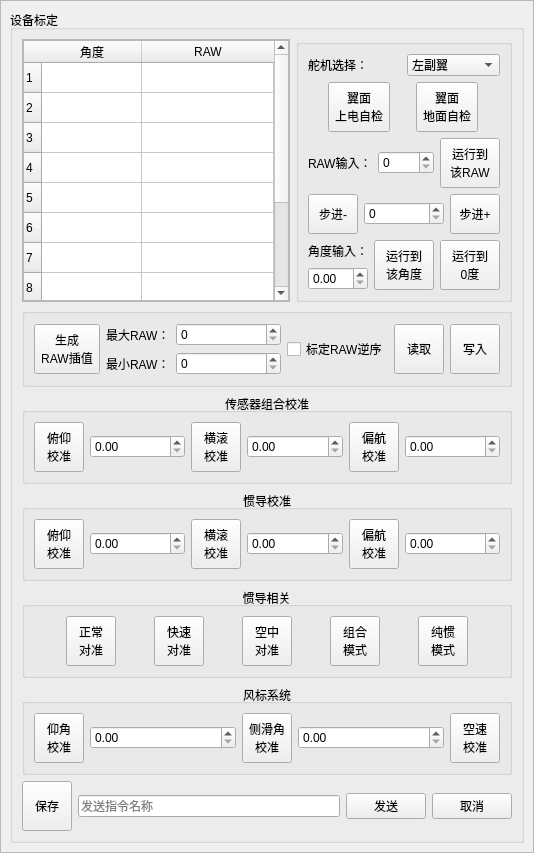
<?xml version="1.0" encoding="UTF-8"?>
<ui version="4.0">
 <class>DeviceMarkPanel</class>
 <widget class="QWidget" name="DeviceMarkPanel">
  <property name="geometry">
   <rect>
    <x>0</x>
    <y>0</y>
    <width>534</width>
    <height>804</height>
   </rect>
  </property>
  <property name="windowTitle">
   <string>Form</string>
  </property>
  <layout class="QGridLayout" name="gridLayout">
   <property name="leftMargin">
    <number>0</number>
   </property>
   <property name="topMargin">
    <number>0</number>
   </property>
   <property name="rightMargin">
    <number>0</number>
   </property>
   <property name="bottomMargin">
    <number>0</number>
   </property>
   <property name="spacing">
    <number>0</number>
   </property>
   <item row="0" column="0">
    <widget class="QFrame" name="frame">
     <property name="frameShape">
      <enum>QFrame::StyledPanel</enum>
     </property>
     <property name="frameShadow">
      <enum>QFrame::Raised</enum>
     </property>
     <layout class="QGridLayout" name="gridLayout_2">
      <item row="0" column="0">
       <widget class="QGroupBox" name="groupBox">
        <property name="title">
         <string>设备标定</string>
        </property>
        <layout class="QVBoxLayout" name="verticalLayout_3">
         <item>
          <layout class="QHBoxLayout" name="horizontalLayout_12">
           <item>
            <widget class="QFrame" name="frame_2">
             <property name="frameShape">
              <enum>QFrame::StyledPanel</enum>
             </property>
             <property name="frameShadow">
              <enum>QFrame::Raised</enum>
             </property>
             <layout class="QGridLayout" name="gridLayout_4">
              <property name="leftMargin">
               <number>0</number>
              </property>
              <property name="topMargin">
               <number>0</number>
              </property>
              <property name="rightMargin">
               <number>0</number>
              </property>
              <property name="bottomMargin">
               <number>0</number>
              </property>
              <property name="spacing">
               <number>0</number>
              </property>
              <item row="0" column="0">
               <widget class="QTableWidget" name="tableWidget">
                <property name="alternatingRowColors">
                 <bool>false</bool>
                </property>
                <property name="cornerButtonEnabled">
                 <bool>false</bool>
                </property>
                <attribute name="horizontalHeaderStretchLastSection">
                 <bool>true</bool>
                </attribute>
                <row>
                 <property name="text">
                  <string>1</string>
                 </property>
                </row>
                <row>
                 <property name="text">
                  <string>2</string>
                 </property>
                </row>
                <row>
                 <property name="text">
                  <string>3</string>
                 </property>
                </row>
                <row>
                 <property name="text">
                  <string>4</string>
                 </property>
                </row>
                <row>
                 <property name="text">
                  <string>5</string>
                 </property>
                </row>
                <row>
                 <property name="text">
                  <string>6</string>
                 </property>
                </row>
                <row>
                 <property name="text">
                  <string>7</string>
                 </property>
                </row>
                <row>
                 <property name="text">
                  <string>8</string>
                 </property>
                </row>
                <row>
                 <property name="text">
                  <string>9</string>
                 </property>
                </row>
                <row>
                 <property name="text">
                  <string>10</string>
                 </property>
                </row>
                <row>
                 <property name="text">
                  <string>11</string>
                 </property>
                </row>
                <column>
                 <property name="text">
                  <string>角度</string>
                 </property>
                </column>
                <column>
                 <property name="text">
                  <string>RAW</string>
                 </property>
                </column>
               </widget>
              </item>
             </layout>
            </widget>
           </item>
           <item>
            <widget class="QGroupBox" name="groupBox_2">
             <property name="title">
              <string/>
             </property>
             <layout class="QVBoxLayout" name="verticalLayout_2">
              <item>
               <layout class="QHBoxLayout" name="horizontalLayout">
                <item>
                 <widget class="QLabel" name="label">
                  <property name="text">
                   <string>舵机选择：</string>
                  </property>
                 </widget>
                </item>
                <item>
                 <widget class="QComboBox" name="comboBox">
                  <item>
                   <property name="text">
                    <string>左副翼</string>
                   </property>
                  </item>
                 </widget>
                </item>
               </layout>
              </item>
              <item>
               <layout class="QHBoxLayout" name="horizontalLayout_2">
                <item>
                 <widget class="QToolButton" name="toolButton">
                  <property name="minimumSize">
                   <size>
                    <width>60</width>
                    <height>50</height>
                   </size>
                  </property>
                  <property name="text">
                   <string>翼面
上电自检</string>
                  </property>
                 </widget>
                </item>
                <item>
                 <widget class="QToolButton" name="toolButton_2">
                  <property name="minimumSize">
                   <size>
                    <width>60</width>
                    <height>50</height>
                   </size>
                  </property>
                  <property name="text">
                   <string>翼面
地面自检</string>
                  </property>
                 </widget>
                </item>
               </layout>
              </item>
              <item>
               <layout class="QHBoxLayout" name="horizontalLayout_3">
                <item>
                 <widget class="QLabel" name="label_2">
                  <property name="text">
                   <string>RAW输入：</string>
                  </property>
                 </widget>
                </item>
                <item>
                 <widget class="QSpinBox" name="spinBox"/>
                </item>
                <item>
                 <widget class="QToolButton" name="toolButton_3">
                  <property name="minimumSize">
                   <size>
                    <width>60</width>
                    <height>50</height>
                   </size>
                  </property>
                  <property name="text">
                   <string>运行到
该RAW</string>
                  </property>
                 </widget>
                </item>
               </layout>
              </item>
              <item>
               <layout class="QHBoxLayout" name="horizontalLayout_4">
                <item>
                 <widget class="QToolButton" name="toolButton_4">
                  <property name="minimumSize">
                   <size>
                    <width>50</width>
                    <height>40</height>
                   </size>
                  </property>
                  <property name="text">
                   <string>步进-</string>
                  </property>
                 </widget>
                </item>
                <item>
                 <widget class="QSpinBox" name="spinBox_2"/>
                </item>
                <item>
                 <widget class="QToolButton" name="toolButton_5">
                  <property name="minimumSize">
                   <size>
                    <width>50</width>
                    <height>40</height>
                   </size>
                  </property>
                  <property name="text">
                   <string>步进+</string>
                  </property>
                 </widget>
                </item>
               </layout>
              </item>
              <item>
               <layout class="QHBoxLayout" name="horizontalLayout_5">
                <item>
                 <layout class="QVBoxLayout" name="verticalLayout">
                  <item>
                   <widget class="QLabel" name="label_3">
                    <property name="text">
                     <string>角度输入：</string>
                    </property>
                   </widget>
                  </item>
                  <item>
                   <widget class="QDoubleSpinBox" name="doubleSpinBox"/>
                  </item>
                 </layout>
                </item>
                <item>
                 <widget class="QToolButton" name="toolButton_6">
                  <property name="minimumSize">
                   <size>
                    <width>60</width>
                    <height>50</height>
                   </size>
                  </property>
                  <property name="text">
                   <string>运行到
该角度</string>
                  </property>
                 </widget>
                </item>
                <item>
                 <widget class="QToolButton" name="toolButton_7">
                  <property name="minimumSize">
                   <size>
                    <width>60</width>
                    <height>50</height>
                   </size>
                  </property>
                  <property name="text">
                   <string>运行到
0度</string>
                  </property>
                 </widget>
                </item>
               </layout>
              </item>
             </layout>
            </widget>
           </item>
          </layout>
         </item>
         <item>
          <widget class="QGroupBox" name="groupBox_3">
           <property name="title">
            <string/>
           </property>
           <layout class="QHBoxLayout" name="horizontalLayout_6">
            <item>
             <widget class="QToolButton" name="toolButton_8">
              <property name="minimumSize">
               <size>
                <width>60</width>
                <height>50</height>
               </size>
              </property>
              <property name="text">
               <string>生成
RAW插值</string>
              </property>
             </widget>
            </item>
            <item>
             <layout class="QGridLayout" name="gridLayout_3">
              <item row="0" column="0">
               <widget class="QLabel" name="label_4">
                <property name="text">
                 <string>最大RAW：</string>
                </property>
               </widget>
              </item>
              <item row="0" column="1">
               <widget class="QSpinBox" name="spinBox_3">
                <property name="sizePolicy">
                 <sizepolicy hsizetype="Expanding" vsizetype="Fixed">
                  <horstretch>0</horstretch>
                  <verstretch>0</verstretch>
                 </sizepolicy>
                </property>
               </widget>
              </item>
              <item row="1" column="0">
               <widget class="QLabel" name="label_5">
                <property name="text">
                 <string>最小RAW：</string>
                </property>
               </widget>
              </item>
              <item row="1" column="1">
               <widget class="QSpinBox" name="spinBox_4">
                <property name="sizePolicy">
                 <sizepolicy hsizetype="Expanding" vsizetype="Fixed">
                  <horstretch>0</horstretch>
                  <verstretch>0</verstretch>
                 </sizepolicy>
                </property>
               </widget>
              </item>
             </layout>
            </item>
            <item>
             <widget class="QCheckBox" name="checkBox">
              <property name="text">
               <string>标定RAW逆序</string>
              </property>
             </widget>
            </item>
            <item>
             <widget class="QToolButton" name="toolButton_9">
              <property name="minimumSize">
               <size>
                <width>50</width>
                <height>50</height>
               </size>
              </property>
              <property name="text">
               <string>读取</string>
              </property>
             </widget>
            </item>
            <item>
             <widget class="QToolButton" name="toolButton_10">
              <property name="minimumSize">
               <size>
                <width>50</width>
                <height>50</height>
               </size>
              </property>
              <property name="text">
               <string>写入</string>
              </property>
             </widget>
            </item>
           </layout>
          </widget>
         </item>
         <item>
          <widget class="QGroupBox" name="groupBox_4">
           <property name="title">
            <string>传感器组合校准</string>
           </property>
           <property name="alignment">
            <set>Qt::AlignCenter</set>
           </property>
           <property name="flat">
            <bool>true</bool>
           </property>
           <layout class="QHBoxLayout" name="horizontalLayout_7">
            <item>
             <widget class="QToolButton" name="toolButton_11">
              <property name="minimumSize">
               <size>
                <width>50</width>
                <height>50</height>
               </size>
              </property>
              <property name="text">
               <string>俯仰
校准</string>
              </property>
             </widget>
            </item>
            <item>
             <widget class="QDoubleSpinBox" name="doubleSpinBox_2"/>
            </item>
            <item>
             <widget class="QToolButton" name="toolButton_12">
              <property name="minimumSize">
               <size>
                <width>50</width>
                <height>50</height>
               </size>
              </property>
              <property name="text">
               <string>横滚
校准</string>
              </property>
             </widget>
            </item>
            <item>
             <widget class="QDoubleSpinBox" name="doubleSpinBox_3"/>
            </item>
            <item>
             <widget class="QToolButton" name="toolButton_13">
              <property name="minimumSize">
               <size>
                <width>50</width>
                <height>50</height>
               </size>
              </property>
              <property name="text">
               <string>偏航
校准</string>
              </property>
             </widget>
            </item>
            <item>
             <widget class="QDoubleSpinBox" name="doubleSpinBox_4"/>
            </item>
           </layout>
          </widget>
         </item>
         <item>
          <widget class="QGroupBox" name="groupBox_5">
           <property name="title">
            <string>惯导校准</string>
           </property>
           <property name="alignment">
            <set>Qt::AlignCenter</set>
           </property>
           <property name="flat">
            <bool>true</bool>
           </property>
           <layout class="QHBoxLayout" name="horizontalLayout_8">
            <item>
             <widget class="QToolButton" name="toolButton_15">
              <property name="minimumSize">
               <size>
                <width>50</width>
                <height>50</height>
               </size>
              </property>
              <property name="text">
               <string>俯仰
校准</string>
              </property>
             </widget>
            </item>
            <item>
             <widget class="QDoubleSpinBox" name="doubleSpinBox_6"/>
            </item>
            <item>
             <widget class="QToolButton" name="toolButton_16">
              <property name="minimumSize">
               <size>
                <width>50</width>
                <height>50</height>
               </size>
              </property>
              <property name="text">
               <string>横滚
校准</string>
              </property>
             </widget>
            </item>
            <item>
             <widget class="QDoubleSpinBox" name="doubleSpinBox_7"/>
            </item>
            <item>
             <widget class="QToolButton" name="toolButton_14">
              <property name="minimumSize">
               <size>
                <width>50</width>
                <height>50</height>
               </size>
              </property>
              <property name="text">
               <string>偏航
校准</string>
              </property>
             </widget>
            </item>
            <item>
             <widget class="QDoubleSpinBox" name="doubleSpinBox_5"/>
            </item>
           </layout>
          </widget>
         </item>
         <item>
          <widget class="QGroupBox" name="groupBox_6">
           <property name="title">
            <string>惯导相关</string>
           </property>
           <property name="alignment">
            <set>Qt::AlignCenter</set>
           </property>
           <property name="flat">
            <bool>true</bool>
           </property>
           <layout class="QHBoxLayout" name="horizontalLayout_9">
            <item>
             <widget class="QToolButton" name="toolButton_17">
              <property name="minimumSize">
               <size>
                <width>50</width>
                <height>50</height>
               </size>
              </property>
              <property name="text">
               <string>正常
对准</string>
              </property>
             </widget>
            </item>
            <item>
             <widget class="QToolButton" name="toolButton_18">
              <property name="minimumSize">
               <size>
                <width>50</width>
                <height>50</height>
               </size>
              </property>
              <property name="text">
               <string>快速
对准</string>
              </property>
             </widget>
            </item>
            <item>
             <widget class="QToolButton" name="toolButton_19">
              <property name="minimumSize">
               <size>
                <width>50</width>
                <height>50</height>
               </size>
              </property>
              <property name="text">
               <string>空中
对准</string>
              </property>
             </widget>
            </item>
            <item>
             <widget class="QToolButton" name="toolButton_20">
              <property name="minimumSize">
               <size>
                <width>50</width>
                <height>50</height>
               </size>
              </property>
              <property name="text">
               <string>组合
模式</string>
              </property>
             </widget>
            </item>
            <item>
             <widget class="QToolButton" name="toolButton_21">
              <property name="minimumSize">
               <size>
                <width>50</width>
                <height>50</height>
               </size>
              </property>
              <property name="text">
               <string>纯惯
模式</string>
              </property>
             </widget>
            </item>
           </layout>
          </widget>
         </item>
         <item>
          <widget class="QGroupBox" name="groupBox_7">
           <property name="title">
            <string>风标系统</string>
           </property>
           <property name="alignment">
            <set>Qt::AlignCenter</set>
           </property>
           <property name="flat">
            <bool>true</bool>
           </property>
           <layout class="QHBoxLayout" name="horizontalLayout_10">
            <item>
             <widget class="QToolButton" name="toolButton_22">
              <property name="minimumSize">
               <size>
                <width>50</width>
                <height>50</height>
               </size>
              </property>
              <property name="text">
               <string>仰角
校准</string>
              </property>
             </widget>
            </item>
            <item>
             <widget class="QDoubleSpinBox" name="doubleSpinBox_8"/>
            </item>
            <item>
             <widget class="QToolButton" name="toolButton_23">
              <property name="minimumSize">
               <size>
                <width>50</width>
                <height>50</height>
               </size>
              </property>
              <property name="text">
               <string>侧滑角
校准</string>
              </property>
             </widget>
            </item>
            <item>
             <widget class="QDoubleSpinBox" name="doubleSpinBox_9"/>
            </item>
            <item>
             <widget class="QToolButton" name="toolButton_24">
              <property name="minimumSize">
               <size>
                <width>50</width>
                <height>50</height>
               </size>
              </property>
              <property name="text">
               <string>空速
校准</string>
              </property>
             </widget>
            </item>
           </layout>
          </widget>
         </item>
         <item>
          <layout class="QHBoxLayout" name="horizontalLayout_11">
           <item>
            <widget class="QToolButton" name="toolButton_25">
             <property name="minimumSize">
              <size>
               <width>50</width>
               <height>50</height>
              </size>
             </property>
             <property name="text">
              <string>保存</string>
             </property>
            </widget>
           </item>
           <item>
            <widget class="QLineEdit" name="lineEdit">
             <property name="placeholderText">
              <string>发送指令名称</string>
             </property>
            </widget>
           </item>
           <item>
            <widget class="QPushButton" name="pushButton">
             <property name="text">
              <string>发送</string>
             </property>
            </widget>
           </item>
           <item>
            <widget class="QPushButton" name="pushButton_2">
             <property name="text">
              <string>取消</string>
             </property>
            </widget>
           </item>
          </layout>
         </item>
        </layout>
       </widget>
      </item>
     </layout>
    </widget>
   </item>
  </layout>
 </widget>
 <resources/>
 <connections/>
</ui>
